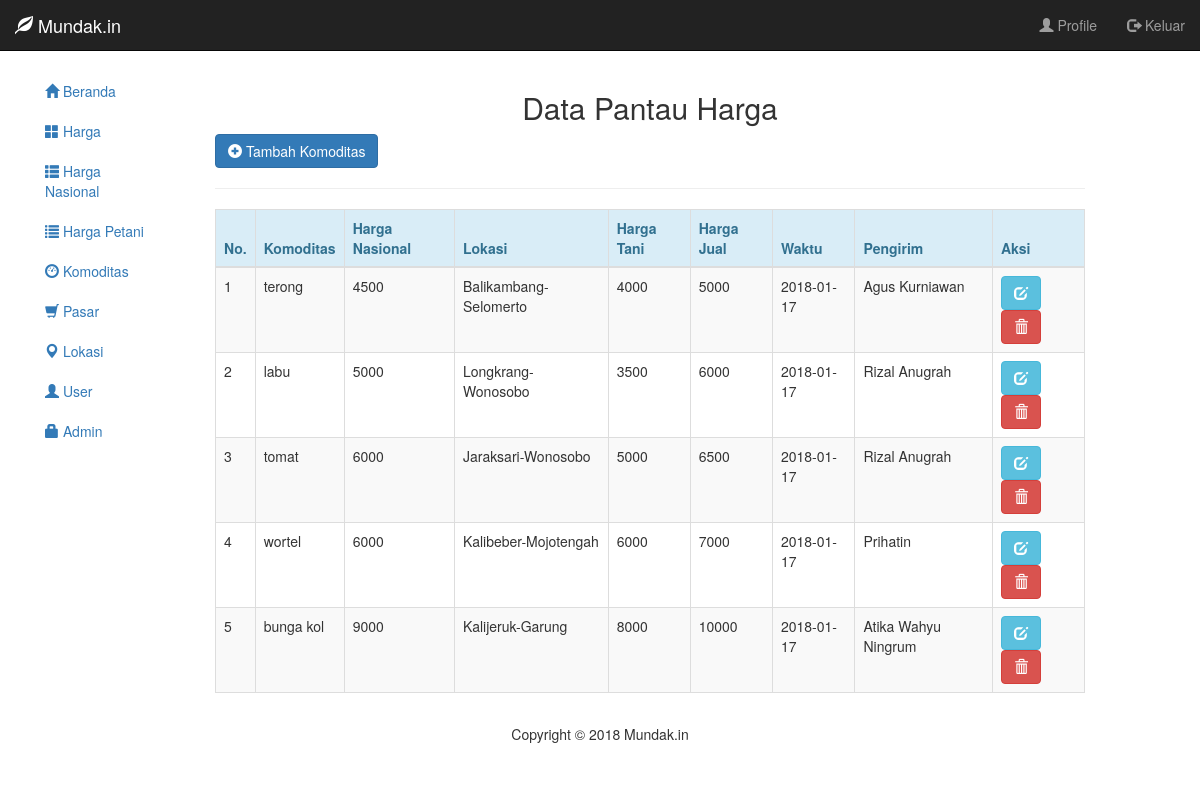
Page /admindak/index.php?kanal=harga on the committed database.
### tables this page shows
CREATE TABLE `jual` (
  `id_jual` int(5) NOT NULL,
  `id_komoditas` int(5) NOT NULL,
  `id_lokasi` varchar(20) NOT NULL,
  `id_harga_tani` int(5) NOT NULL,
  `id_harga_nasional` int(5) NOT NULL,
  `angka` int(10) NOT NULL,
  `waktu` date NOT NULL,
  `id_user` int(5) DEFAULT NULL
);

CREATE TABLE `komoditas` (
  `id_komoditas` int(5) NOT NULL,
  `nama_komoditas` varchar(50) NOT NULL,
  `jenis` varchar(10) NOT NULL,
  `keterangan` text NOT NULL,
  `foto` varchar(255) NOT NULL
);

CREATE TABLE `harga_nasional` (
  `id_harga_nasional` int(5) NOT NULL,
  `id_komoditas` int(5) NOT NULL,
  `angka` int(10) NOT NULL,
  `waktu` date NOT NULL
);

CREATE TABLE `lokasi` (
  `id_lokasi` varchar(20) NOT NULL,
  `kecamatan` varchar(70) NOT NULL,
  `kelurahan` varchar(70) NOT NULL
);

CREATE TABLE `harga_tani` (
  `id_harga_tani` int(5) NOT NULL,
  `id_komoditas` int(5) NOT NULL,
  `angka` int(10) NOT NULL,
  `waktu` date NOT NULL,
  `id_lokasi` varchar(20) NOT NULL
);

CREATE TABLE `user` (
  `id_user` int(5) NOT NULL,
  `nama` varchar(100) NOT NULL,
  `username` varchar(100) NOT NULL,
  `password` varchar(255) NOT NULL,
  `foto` varchar(255) NOT NULL,
  `level` varchar(10) NOT NULL,
  `tgl_daftar` date NOT NULL
);

### admindak/kanal/harga/harga.php (the view, shortened to what this page needs)
<?php
if ($_GET['kanal'] == 'harga' && isset($_GET['aksi'])) {
	echo "<p>
			<a href='index.php?kanal=harga' class='btn btn-success'> <i class='glyphicon glyphicon-arrow-left'></i> Kembali</a>
		</p>
		";
	include_once('form_harga.php');
}else{
?>
<h2 class="text-center">Data Pantau Harga</h2>
		<a href="index.php?kanal=harga&aksi=tambah" class="btn btn-primary"><i class="glyphicon glyphicon-plus-sign"></i> Tambah Komoditas</a>
<hr>
<table class="table table-bordered table-responsive table-striped">
	<thead>
		<tr class="alert-info">
			<th>No.</th>
			<th>Komoditas</th>
			<th>Harga Nasional</th>
			<th>Lokasi</th>
			<th>Harga Tani</th>
			<th>Harga Jual</th>
			<th>Waktu</th>
			<th>Pengirim</th>
			<th>Aksi</th>
		</tr>
	</thead>
	<tbody>
		<?php
		$query = "SELECT jual.id_jual,komoditas.nama_komoditas,lokasi.kelurahan,lokasi.kecamatan,harga_tani.angka as hatan ,harga_nasional.angka as hanas,jual.angka as hajul,jual.waktu,user.nama FROM jual,komoditas,lokasi,harga_tani,harga_nasional,user WHERE jual.id_komoditas=komoditas.id_komoditas AND jual.id_lokasi=lokasi.id_lokasi AND jual.id_harga_tani=harga_tani.id_harga_tani AND jual.id_harga_nasional=harga_nasional.id_harga_nasional AND jual.id_user=user.id_user ORDER BY jual.angka";
		$stmt = $kon->prepare($query);
		$stmt->execute();
		$no=1;
		while($data = $stmt->fetch(PDO::FETCH_ASSOC)) {
		?>
		<tr>
			<td><?=$no?></td>
			<td><?=$data['nama_komoditas']?></td>
			<td><?=$data['hanas']?></td>
			<td><?=$data['kelurahan']?>-<?=$data['kecamatan']?></td>
			<td><?=$data['hatan']?></td>
			<td><?=$data['hajul']?></td>
			<td><?=$data['waktu']?></td>
			<td><?=$data['nama']?></td>
			<td>
				<a href="index.php?kanal=harga&aksi=edit&id=<?=$data['id_jual']?>" class="btn btn-info"><i class="glyphicon glyphicon-edit"></i></a>
				<a href="index.php?kanal=harga&aksi=hapus&id=<?=$data['id_jual']?>" class="btn btn-danger"><i class="glyphicon glyphicon-trash"></i></a>
			</td>
		</tr>
		<?php
		$no++;
		}
		?>
	</tbody>
</table>
<?php
}
?>

### rows in the picture
jual: id_komoditas.nama_komoditas "terong", id_harga_nasional.angka "4500", id_lokasi.kelurahan "Balikambang", id_lokasi.kecamatan "Selomerto", id_harga_tani.angka "4000", angka "5000", waktu "2018-01-17", id_user.nama "Agus Kurniawan"
jual: id_komoditas.nama_komoditas "labu", id_harga_nasional.angka "5000", id_lokasi.kelurahan "Longkrang", id_lokasi.kecamatan "Wonosobo", id_harga_tani.angka "3500", angka "6000", waktu "2018-01-17", id_user.nama "Rizal Anugrah"
jual: id_komoditas.nama_komoditas "tomat", id_harga_nasional.angka "6000", id_lokasi.kelurahan "Jaraksari", id_lokasi.kecamatan "Wonosobo", id_harga_tani.angka "5000", angka "6500", waktu "2018-01-17", id_user.nama "Rizal Anugrah"
jual: id_komoditas.nama_komoditas "wortel", id_harga_nasional.angka "6000", id_lokasi.kelurahan "Kalibeber", id_lokasi.kecamatan "Mojotengah", id_harga_tani.angka "6000", angka "7000", waktu "2018-01-17", id_user.nama "Prihatin"
jual: id_komoditas.nama_komoditas "bunga kol", id_harga_nasional.angka "9000", id_lokasi.kelurahan "Kalijeruk", id_lokasi.kecamatan "Garung", id_harga_tani.angka "8000", angka "10000", waktu "2018-01-17", id_user.nama "Atika Wahyu Ningrum"
